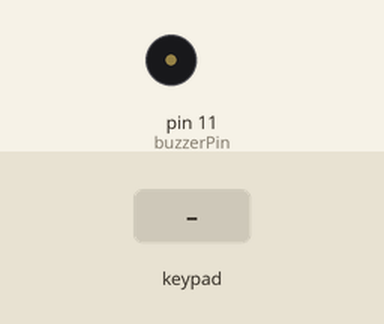
Simulated run of this sketch. Board: Arduino Uno, built with avr-gcc and run on an emulated ATmega328P. Shown: buzzer (waves = sounding). The test bench sets the inputs (shaded band). What the sketch prints to the serial monitor is not drawn.

Above: at 1.2 s.
1.3 s: keypad keys 9 8 7 6 pressed 0.4 s apart
At 1.75 s:
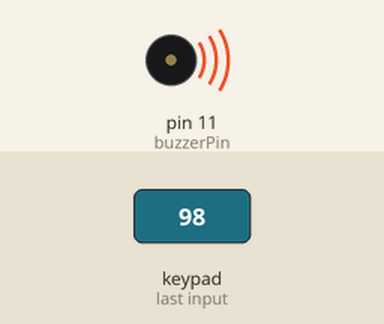
4.4 s: key 'A' pressed
At 5.6 s:
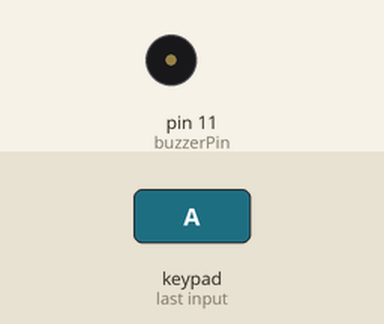
5.9 s: key 'B' pressed
At 7.0 s:
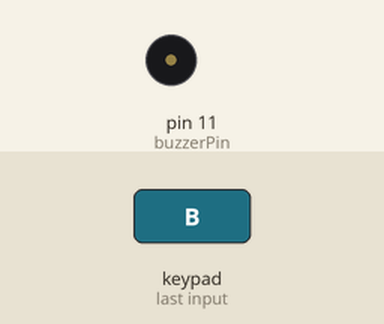
7.4 s: keypad keys 9 8 7 6 # pressed 0.4 s apart
At 9.05 s:
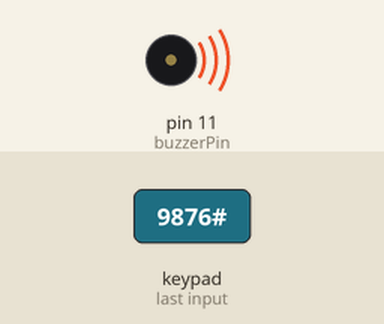
10.9 s: key 'C' pressed
At 12.1 s:
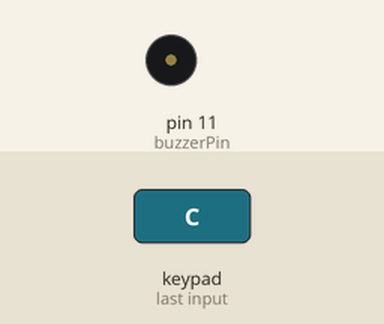
12.4 s: keypad keys 9 8 7 6 * pressed 0.4 s apart
At 12.65 s:
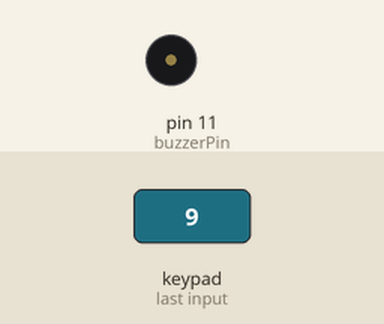
Timing chart, 0 to 15.6 s (numbered marks = the images above; inputs shaded):
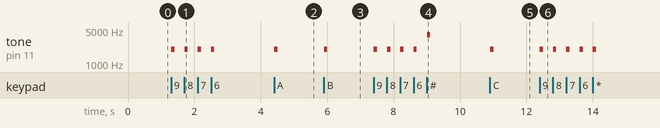

Measured:
- after the input at 1.3 s, tone on pin 11 (buzzerPin): alternates 2000 Hz for 0.10 s and silent for 0.30 s, 8 changes in all, then stays silent, starting at once
- after the input at 4.4 s, tone on pin 11 (buzzerPin): silent → 2000 Hz at once, → silent 0.10 s later
- after the input at 5.9 s, tone on pin 11 (buzzerPin): silent → 2000 Hz at once, → silent 0.10 s later
- after the input at 7.4 s, tone on pin 11 (buzzerPin): plays 2000 Hz for 0.10 s, 2000 Hz for 0.10 s, 2000 Hz for 0.10 s, 2000 Hz for 0.10 s, 4000 Hz for 0.10 s, starting at once
- after the input at 10.9 s, tone on pin 11 (buzzerPin): silent → 2000 Hz at once, → silent 0.10 s later
- after the input at 12.4 s, tone on pin 11 (buzzerPin): alternates 2000 Hz for 0.10 s and silent for 0.30 s, 10 changes in all, then stays silent, starting at once

The sketch:

_4x4_Matrix_Keyboard_tone.ino
```cpp
/* 4x4  MAtrix Keyboard
 *  from the website : http://www.learningaboutelectronics.com/Articles/Arduino-keypad-circuit.php
 *
 *  install the library from Sketch->Include Library->Manage Libraries... Then search for Keypad.
 */

 /*
  *  Buzzer / tones tutorial
  *  https://programmingelectronics.com/an-easy-way-to-make-noise-with-arduino-using-tone/
  */

#include <Key.h>
#include <Keypad.h>

// the spec of the keypad
const byte numRows= 4; //number of rows on the keypad
const byte numCols= 4; //number of columns on the keypad

//keymap defines the key pressed according to the row and columns just as appears on the keypad
char keymap[numRows][numCols]=
{
{'1', '2', '3', 'A'},
{'4', '5', '6', 'B'},
{'7', '8', '9', 'C'},
{'*', '0', '#', 'D'}
};

//Code that shows the the keypad connections to the arduino terminals
byte rowPins[numRows] = {9,8,7,6}; //Rows 0 to 3
byte colPins[numCols]= {5,4,3,2}; //Columns 0 to 3

//initializes an instance of the Keypad class
Keypad myKeypad= Keypad(makeKeymap(keymap), rowPins, colPins, numRows, numCols);

/// tones

//Specify digital pin on the Arduino that the positive lead of piezo buzzer is attached.
int buzzerPin = 11;

void setup() {
  // put your setup code here, to run once:
  Serial.begin(9600);

}

//If key is pressed, this key is stored in 'keypressed' variable
//If key is not equal to 'NO_KEY', then this key is printed out
//if count=17, then count is reset back to 0 (this means no key is pressed during the whole keypad scan process
void loop()
{
char keypressed = myKeypad.getKey();
if (keypressed != NO_KEY)
{
  Serial.print(keypressed);


  // switch statement gives you the oprion to ouptout a different tone for each key
  switch(keypressed) {
      case '#':
      tone(buzzerPin, 4000, 100);
      break;

      default:
       tone(buzzerPin, 2000, 100);
      break;
    }


}
}
```
